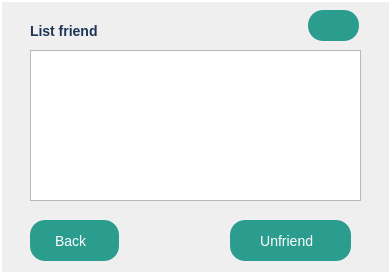
<?xml version="1.0" encoding="UTF-8"?>
<ui version="4.0">
 <class>FriendsList</class>
 <widget class="QDialog" name="FriendsList">
  <property name="geometry">
   <rect>
    <x>0</x>
    <y>0</y>
    <width>391</width>
    <height>274</height>
   </rect>
  </property>
  <property name="windowTitle">
   <string>Dialog</string>
  </property>
  <property name="styleSheet">
   <string notr="true">QDialog {
		background-color:  qlineargradient(
		spread:pad, x1:0, y1:0 x2:0, y2:0,
		stop: 0 #A3D8F4, stop:1 #E6F7FF
		);
		border: 2px solid #ffffff;
		boder-radius: 10px;
}

QLineEdit {
		border: 2px solid #E63946;
		border-radius: 5px;
		padding: 5px;
		font-size: 14px;
		background-color: #ffffff;
		color: #333333;
}

QLineEdit:forcus {
		border: 2px solid #457B9D;
		background-color: #F1FAEE;
}

QPushButton{
		background-color: #2A9D8F;
		color: white;
		border: none;
		border-radius: 15px;
		padding: 10px 20px;
		font-size: 14px;
}

QPushButton:hover{
background-color: #264653;
}

QPushButton:pressed{
background-color: #1B3B3A;
}

QLabel{
font-size :14px;
color: #1D3557;
font-weight: bold;
}</string>
  </property>
  <widget class="QLabel" name="label">
   <property name="geometry">
    <rect>
     <x>30</x>
     <y>20</y>
     <width>121</width>
     <height>21</height>
    </rect>
   </property>
   <property name="text">
    <string>List friend</string>
   </property>
  </widget>
  <widget class="QPushButton" name="refreshButton">
   <property name="geometry">
    <rect>
     <x>308</x>
     <y>10</y>
     <width>51</width>
     <height>31</height>
    </rect>
   </property>
   <property name="text">
    <string/>
   </property>
   <property name="icon">
    <iconset>
     <normalon>:/new/prefix1/refresh_icon.png</normalon>
    </iconset>
   </property>
   <property name="iconSize">
    <size>
     <width>30</width>
     <height>30</height>
    </size>
   </property>
  </widget>
  <widget class="QListWidget" name="listWidget">
   <property name="geometry">
    <rect>
     <x>30</x>
     <y>50</y>
     <width>331</width>
     <height>151</height>
    </rect>
   </property>
  </widget>
  <widget class="QPushButton" name="backButton">
   <property name="geometry">
    <rect>
     <x>30</x>
     <y>220</y>
     <width>89</width>
     <height>41</height>
    </rect>
   </property>
   <property name="layoutDirection">
    <enum>Qt::RightToLeft</enum>
   </property>
   <property name="text">
    <string>Back  </string>
   </property>
   <property name="icon">
    <iconset>
     <normalon>:/new/prefix1/return.png</normalon>
    </iconset>
   </property>
  </widget>
  <widget class="QPushButton" name="unfriendButton">
   <property name="geometry">
    <rect>
     <x>230</x>
     <y>220</y>
     <width>121</width>
     <height>41</height>
    </rect>
   </property>
   <property name="layoutDirection">
    <enum>Qt::RightToLeft</enum>
   </property>
   <property name="text">
    <string>Unfriend  </string>
   </property>
   <property name="icon">
    <iconset>
     <normalon>:/new/prefix1/unfriend.png</normalon>
    </iconset>
   </property>
   <property name="iconSize">
    <size>
     <width>20</width>
     <height>20</height>
    </size>
   </property>
  </widget>
 </widget>
 <resources/>
 <connections/>
</ui>
